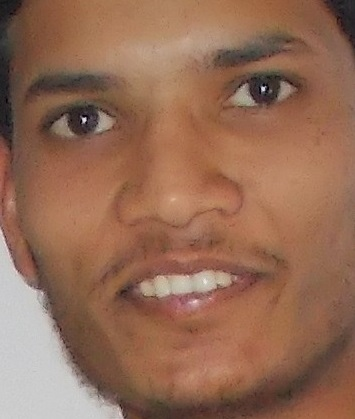
#> input picture akshay.jpg, 355 x 419 px
$ python auto_landmark_final.py   (Python 2 division)
#> lines starting #> are read from the running program, lines starting #| are printed output that depends on the picture; after the words box and inside, x2 and y2 are one past the last pixel; in counts of white or black regions, pixels touching at a corner belong together
import cv2
import numpy as np
import tkFileDialog

#################################################################################

def pad(array):
    padded = np.zeros(((int(size[0])/2)+2,(int(size[1])/2)+2),np.uint8)
    padded[1:(1+int(size[0])/2),1:(1+int(size[1])/2)] = array
    return padded

def convolve(arr1,arr2):
    s1=[int(np.shape(arr1)[0]),int(np.shape(arr1)[1])]
    s2=[int(np.shape(arr2)[0]),int(np.shape(arr2)[1])]

    if s1 > s2:
        max1 = s1[0]
        max2 = s1[1]
        min1 = s2[0]
        min2 = s2[1]
        temp1 = pad(arr1)
        temp2 = arr2
        temp3 = np.zeros(s1)
    else:
        max1 = s2[0]
        max2 = s2[1]
        min1 = s1[0]
        min2 = s1[1]
        temp1 = pad(arr2)
        temp2 = arr1
        temp3 = np.zeros(s2)
    for i in range(0,max1):
        for j in range(0,max2):
            temp3[i,j] = sum(sum(temp2*temp1[i:(i+min1),j:(j+min2)]))
    return temp3

def cand_sel(dog):
    s1=[int(np.shape(dog)[0]),int(np.shape(dog)[1])]
    temp =[]
    for i in range (18,s1[0]-18):
        for j in range(8,s1[1]-8):
            temp1 = dog[i-18:i+18,j-8:j+8]
            temp1_min = 0
            for k in range (len(temp1)):
                if temp1_min > min(temp1[k]):
                    temp1_min = min(temp1[k])
            if temp1_min == dog[i,j]:
                temp.append([i,j])

    return temp

def sel_mask(img):
    thresh = cv2.adaptiveThreshold(res,255,cv2.ADAPTIVE_THRESH_GAUSSIAN_C,\
            cv2.THRESH_BINARY,201,12)
    blur = cv2.GaussianBlur(res, (3, 3), 0)
    canny = cv2.Canny(blur,70,95)
    kernel = np.ones((3, 3),np.uint8)
    thresh = np.bitwise_not(thresh)
    thresh = cv2.dilate(thresh,kernel,2)
    thresh = cv2.erode(thresh,kernel,1)
    thresh = cv2.dilate(thresh,kernel,2)
    mask = cv2.erode(thresh,kernel,1)
    return mask

def f_draw(mask2):
    img11 = img1.copy()
    s1=[int(np.shape(img11)[0]),int(np.shape(img11)[1])]
    for i in range (0,s1[0]):
        for j in range(0,s1[1]):
            if mask2[i,j] > 0:
                output = cv2.circle(img11,(j,i), 1, (0,255,0), -1)
    return output
################################################################################

file_path_string = tkFileDialog.askopenfilename()
#> the answer given: akshay.jpg
img = cv2.imread(str(file_path_string),0)
#> img: shape (419, 355); min 0, max 235, mean 116.9
img1 = cv2.imread(str(file_path_string))
#> img1 is the input picture: shape (419, 355, 3); mean B, G, R 85.2, 107, 148.2
size = np.shape(img)
#> size = (419, 355)
img1=cv2.resize(img1,(int(size[1])/2,int(size[0])/2))
#> img1: shape (209, 177, 3)
res = cv2.resize(img,(int(size[1])/2,int(size[0])/2))

#################################################################################

G1 = np.zeros((3, 3))
G2 = np.zeros((3, 3))
sigma = 1.6  ##scaling factor
k = 1.2599 ##constant multiplicative factor
for i in range(0, 3):
    for j in range(0,3):
        temp = -(((i+1)**2)+((j+1)**2))/(2*(sigma**2))
        G1[i,j] = (np.exp(temp)*7)/(44*(sigma**2))
        G2[i,j] = (np.exp(temp/(k*k))*7)/(44*k*k*(sigma**2))
##discription function
temp = np.ones((int(size[0])/2,int(size[1])/2))
img_float = (res*temp)
L1 = convolve(G1,img_float)
#> in pad, `padded[1:(1+int(size[0])/2),1:(1+int(size[1])/2)] = array`:
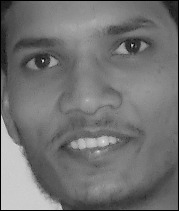
#> padded: shape (211, 179); min 0, max 231, mean 114.4
#> after the loop in convolve, `for i in range(0,max1):`:
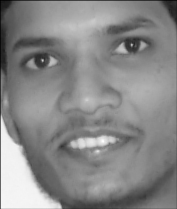
#> temp3: shape (209, 177) float64; min 0.688, max 27.82, mean 15.2; drawn with min black and max white
L2 = convolve(G2,img_float)
####difference of Gaussian function DoG
D = L2-L1
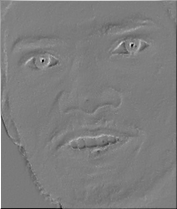
#> D: shape (209, 177) float64; min -2.24, max 2.15, mean -0.0719; drawn with min black and max white
candidate=cand_sel(D)
#> after the loop in cand_sel, `for i in range (18,s1[0]-18):`: temp = 26 pairs, first value 18 to 190, second value 16 to 168
#> candidate has the same summary as temp in cand_sel
out = np.zeros((int(size[0])/2,(int(size[1])/2)),np.uint8)
for i in range (len(candidate)):
    cv2.circle(out,((candidate[i])[1],(candidate[i])[0]), 6, (255), -1)
#> this loop made 26 passes
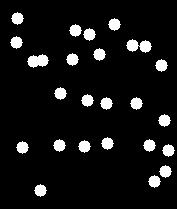
#> out: shape (209, 177); 7.9% white; 24 white regions, largest, box (x1, y1, x2, y2) and area: (126, 39, 152, 53) 226, (27, 54, 49, 68) 210, (11, 12, 24, 25) 113
out = out.astype(np.uint64)
mask = sel_mask(img);
#> in sel_mask, `thresh = cv2.adaptiveThreshold(res,255,cv2.ADAPTIVE_THRESH_GAUSSIAN_C,..`:
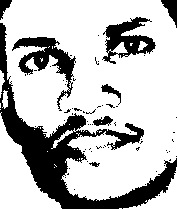
#> thresh: shape (209, 177); 73.9% white; 66 black regions (58 under 20 px), largest, box (x1, y1, x2, y2) and area: (0, 23, 177, 209) 6373, (12, 37, 76, 111) 1359, (102, 17, 156, 64) 1138
#> in sel_mask, `canny = cv2.Canny(blur,70,95)`: canny: shape (209, 177); 3.3% white in thin lines or dots
#> in sel_mask, `thresh = cv2.dilate(thresh,kernel,2)`: thresh: shape (209, 177); 35.3% white; 14 white regions (5 under 20 px), largest, box (x1, y1, x2, y2) and area: (0, 22, 177, 209) 10557, (101, 16, 157, 65) 1626, (100, 83, 122, 109) 272
#> in sel_mask, `thresh = cv2.erode(thresh,kernel,1)`:
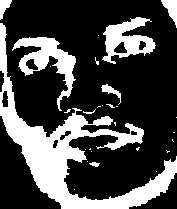
#> thresh: shape (209, 177); 28% white; 28 white regions (20 under 20 px), largest, box (x1, y1, x2, y2) and area: (0, 23, 177, 209) 6948, (12, 37, 76, 111) 1532, (102, 17, 156, 64) 1238
mask = mask.astype(np.uint64)
mask2 = np.bitwise_and(mask,out)
#> mask2: shape (209, 177) uint64; 2.8% white; 21 white regions (8 under 20 px), largest, box (x1, y1, x2, y2) and area: (28, 54, 49, 67) 159, (126, 39, 139, 52) 113, (149, 176, 161, 188) 91
mask2 = mask2.astype(np.uint8)
output = f_draw(mask2);
#> after the loop in f_draw, `for i in range (0,s1[0]):`:
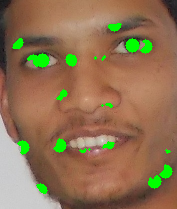
#> img11: shape (209, 177, 3); mean B, G, R 82.4, 114.3, 143.7
cv2.imshow("input",img1)
cv2.imshow("output",output)
#################################################################################
cv2.waitKey();cv2.destroyAllWindows()

$ run again, on manu.jpg
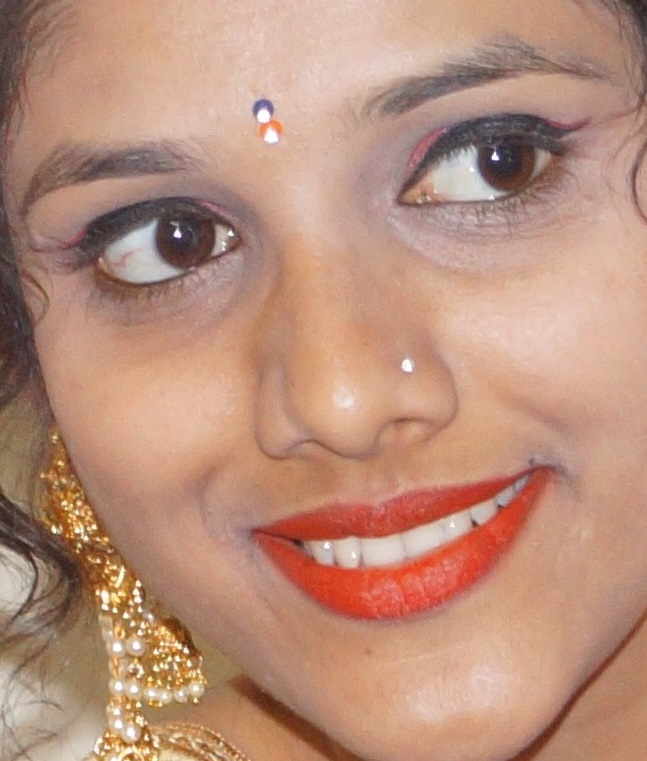
#> input picture manu.jpg, 647 x 761 px
#> img1 is the input picture: shape (761, 647, 3); mean B, G, R 123.1, 142.9, 186
#> img1: shape (380, 323, 3)
#> after the loop in cand_sel, `for i in range (18,s1[0]-18):`: temp = 134 pairs, first value 20 to 360, second value 9 to 314
#> candidate has the same summary as temp in cand_sel
#> the loop `for i in range (len(candidate)):` made 134 passes
#> after the loop `for i in range (len(candidate)):`:
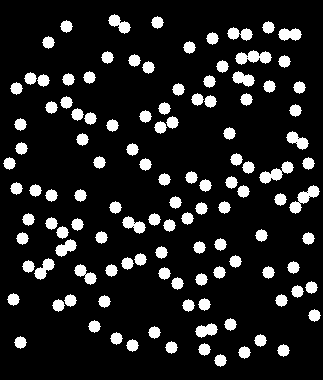
#> out: shape (380, 323); 12.3% white; 118 white regions, largest, box (x1, y1, x2, y2) and area: (235, 50, 272, 65) 339, (289, 185, 320, 214) 338, (259, 161, 294, 184) 337
#> canny: shape (380, 323); 5.8% white in thin lines or dots
#> mask: shape (380, 323) uint64; 25.5% white; 98 white regions (82 under 20 px), largest, box (x1, y1, x2, y2) and area: (0, 89, 190, 380) 10240, (29, 89, 229, 245) 6179, (118, 222, 290, 313) 5688
#> after the loop in f_draw, `for i in range (0,s1[0]):`:
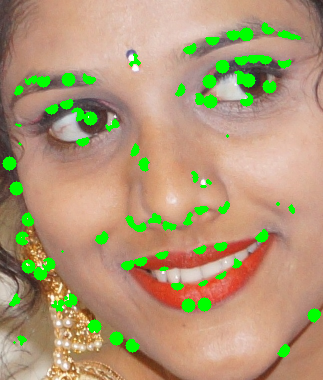
#> img11: shape (380, 323, 3); mean B, G, R 117.4, 152.2, 176.8

$ run again, on obj002.jpg
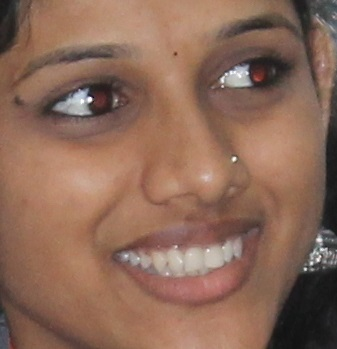
#> input picture obj002.jpg, 337 x 349 px
#> img1 is the input picture: shape (349, 337, 3); mean B, G, R 87.9, 105.2, 140.4
#> img1: shape (174, 168, 3)
#> after the loop in cand_sel, `for i in range (18,s1[0]-18):`: temp = [[21, 52], [27, 86], [37, 124], [41, 111], [50, 45], [51, 58], [61, 79], [80, 117], [83, 138], [89, 103], [91, 69], [96, 88], [102, 31], [102, 52], [114, 15], [115, 143], [121, 30], [128, 63], [130, 159], [132, 110], [137, 84], [141, 18]]
#> candidate has the same summary as temp in cand_sel
#> the loop `for i in range (len(candidate)):` made 22 passes
#> after the loop `for i in range (len(candidate)):`:
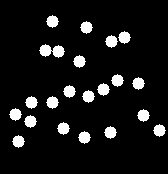
#> out: shape (174, 168); 8.5% white; 21 white regions, largest, box (x1, y1, x2, y2) and area: (39, 44, 65, 58) 226, (46, 15, 59, 28) 113, (80, 21, 93, 34) 113
#> canny: shape (174, 168); 5.8% white in thin lines or dots
#> mask: shape (174, 168) uint64; 25.7% white; 22 white regions (13 under 20 px), largest, box (x1, y1, x2, y2) and area: (95, 0, 168, 81) 1992, (5, 23, 77, 72) 1634, (47, 90, 132, 154) 1439
#> after the loop in f_draw, `for i in range (0,s1[0]):`:
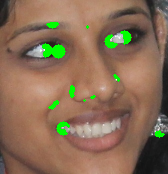
#> img11: shape (174, 168, 3); mean B, G, R 85.6, 110.1, 137.1
